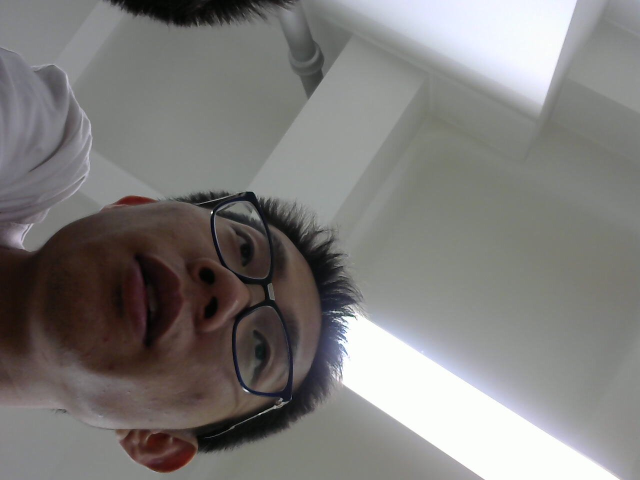
#> input picture client_qt/upload/test/HD/IMG_00000001.jpg, 1280 x 960 px, given as the content of the folder phone/, which was not available (shown at 1/2 size)
$ jupyter execute imgprocess.ipynb   (Python 2 division)
#> lines starting #> are read from the running program, lines starting #| are printed output that depends on the picture; pictures that were not available may be replaced by others from this repository, and a replacement may not be noted
[cell 1]
import numpy as np
import cv2
import os
import uuid

srcdir = 'phone/'
traindir = srcdir + 'train/'
testdir = srcdir + 'test/'
try:
    os.mkdir(traindir)
except OSError:
    count = 0
try:
    os.mkdir(testdir)
except OSError:
    count = 0
count = 0
for root, dirs, files in os.walk(srcdir):
    for filename in files:
        if os.path.exists(srcdir + filename):
            print(str(count) + '  ' + filename)
            img = cv2.imread(srcdir + filename)
#> img is the input picture: shape (960, 1280, 3); mean B, G, R 122.4, 124.3, 126.3
            img = cv2.resize(img, (224, 224))
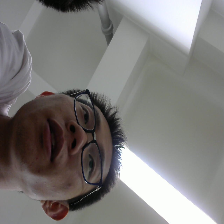
#> img: shape (224, 224, 3); mean B, G, R 122.4, 124.2, 126.2
            if(count < 100):
                tardir = traindir
            else:
                tardir = testdir
            cv2.imwrite(tardir + str(uuid.uuid1()) + '.jpg', img)
            cv2.imwrite(tardir + str(uuid.uuid1()) + '.jpg', cv2.flip(img,0))
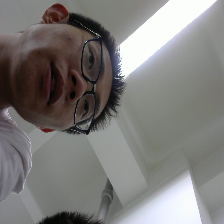
#> saved as 8327cce2-e509-11f1-809e-0953b426283b.jpg: shape (224, 224, 3); mean B, G, R 122.4, 124.2, 126.2
            cv2.imwrite(tardir + str(uuid.uuid1()) + '.jpg', cv2.flip(img,1))
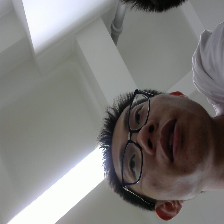
#> saved as 8328a36a-e509-11f1-809e-0953b426283b.jpg: shape (224, 224, 3); mean B, G, R 122.4, 124.2, 126.2
            zitter = np.zeros_like(img)
            for i in range(3):
                zitter[:,:,i] = np.random.randint(0,50,(224, 224))
            cv2.imwrite(tardir + str(uuid.uuid1()) + '.jpg', cv2.add(img, zitter))
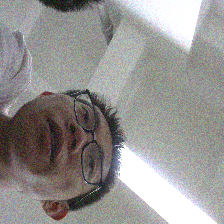
#> saved as 83299fc2-e509-11f1-809e-0953b426283b.jpg: shape (224, 224, 3); mean B, G, R 145.1, 147, 149.2
            count += 1
            print count
